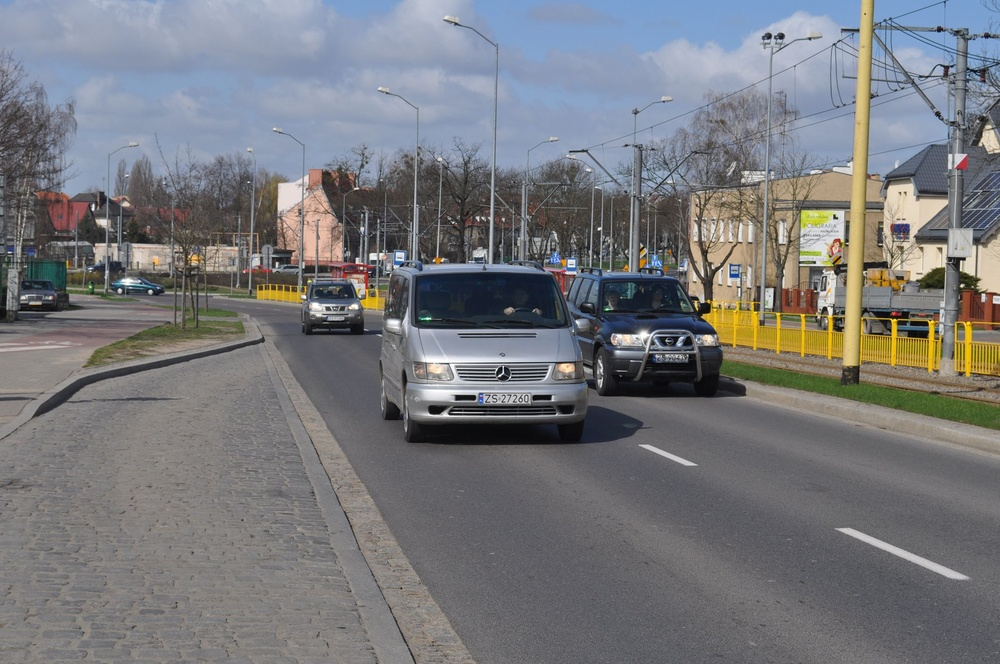
#> input picture img/DSC_0377.jpg, 1000 x 664 px, shrunk from 2144 x 1424 before the run
$ python -i infiltrator.py   (imports and definitions only)   (Python 2 division)
#> lines starting #> are read from the running program, lines starting #| are printed output that depends on the picture; after the words box and inside, x2 and y2 are one past the last pixel; in counts of white or black regions, pixels touching at a corner belong together
import cv2


class Infiltrator:
    def procimfess(self, path):
#> called with path = '../img/DSC_0377.jpg'
        print path
        img = cv2.imread(path)
#> img is the input picture: shape (664, 1000, 3); mean B, G, R 123.8, 120.4, 119.2
        imgray = cv2.cvtColor(img, cv2.COLOR_BGR2GRAY)
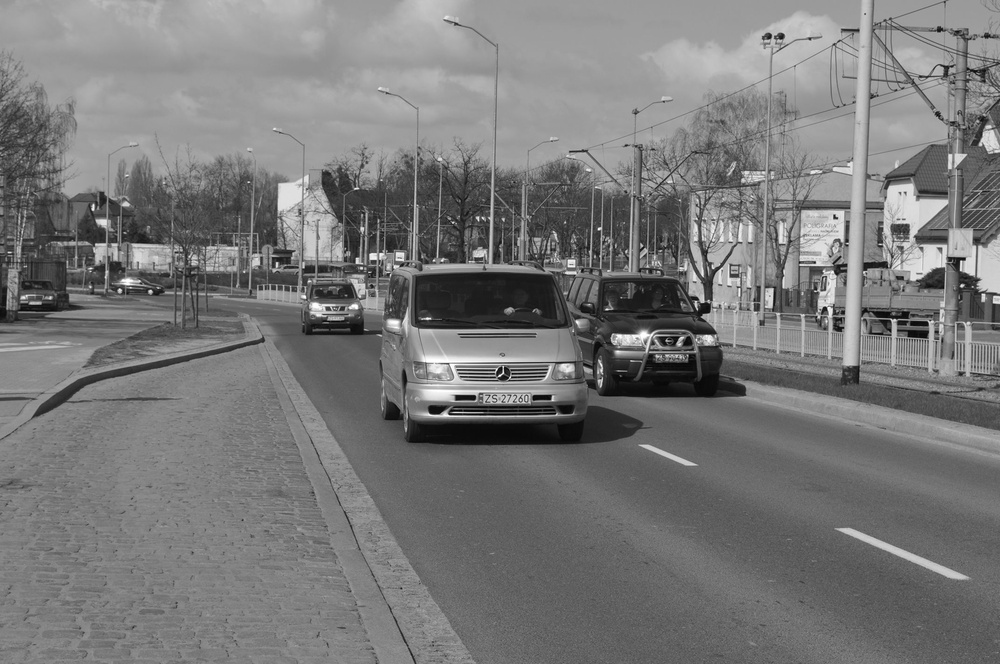
#> imgray: shape (664, 1000); min 0, max 255, mean 120.4
        canny = cv2.Canny(imgray, 100, 100)
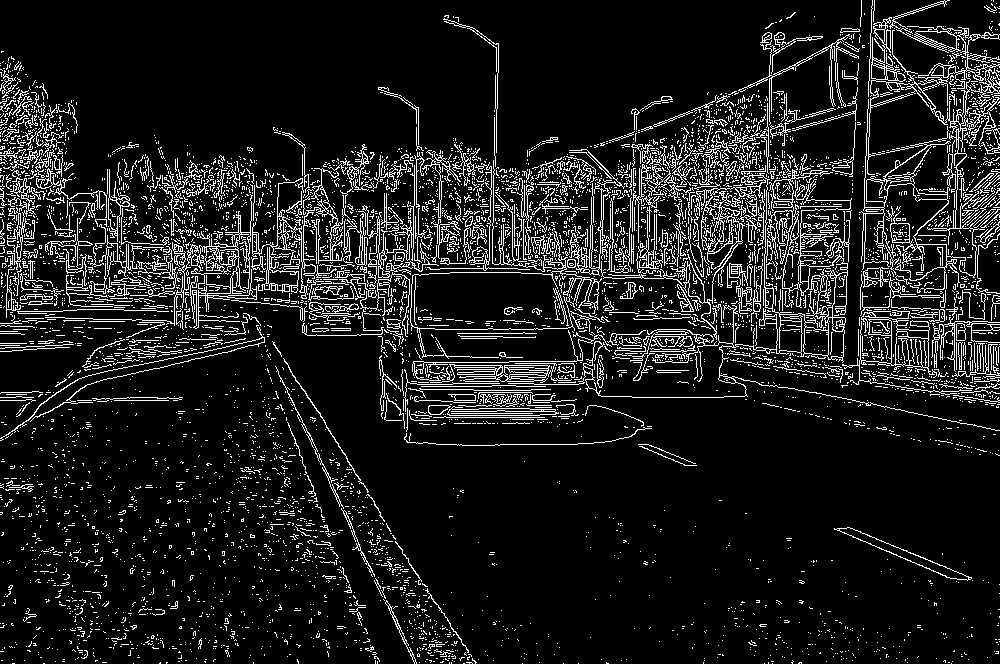
#> canny: shape (664, 1000); 10.9% white in thin lines or dots

        contours, hierarchy = cv2.findContours(canny, cv2.RETR_CCOMP, cv2.CHAIN_APPROX_SIMPLE)
#> contours = 7277 contours, 6958 with area under 20; largest, box (x1, y1, x2, y2) and area: (859, 17, 1000, 293) 5648, (508, 173, 1000, 431) 4770, (842, 310, 972, 395) 1868, (922, 70, 989, 124) 1615, (45, 194, 257, 329) 1272
        max_area = 0

        for contour in contours:
            area = cv2.contourArea(contour)

            #TODO: histogram here
            if area > max_area:
                max_area = area
                bar = contour
#> this loop made 7277 passes
#> (area, max_area) on passes 727, 1301, 3091: (137, 137), (1018, 1018), (1867.5, 1867.5)
#> after the loop, bar = contour of 2424 points, box (x1, y1, x2, y2) (859, 17, 1000, 293), area 5648; max_area = 5648

        bound_rect = cv2.boundingRect(bar)
#> bound_rect = (859, 17, 141, 276)
        pt1 = (bound_rect[0], bound_rect[1])
#> pt1 = (859, 17)
        pt2 = (bound_rect[0] + bound_rect[2], bound_rect[1] + bound_rect[3])
#> pt2 = (1000, 293)

        cv2.rectangle(img, pt1, pt2, (255, 255, 0), 2)
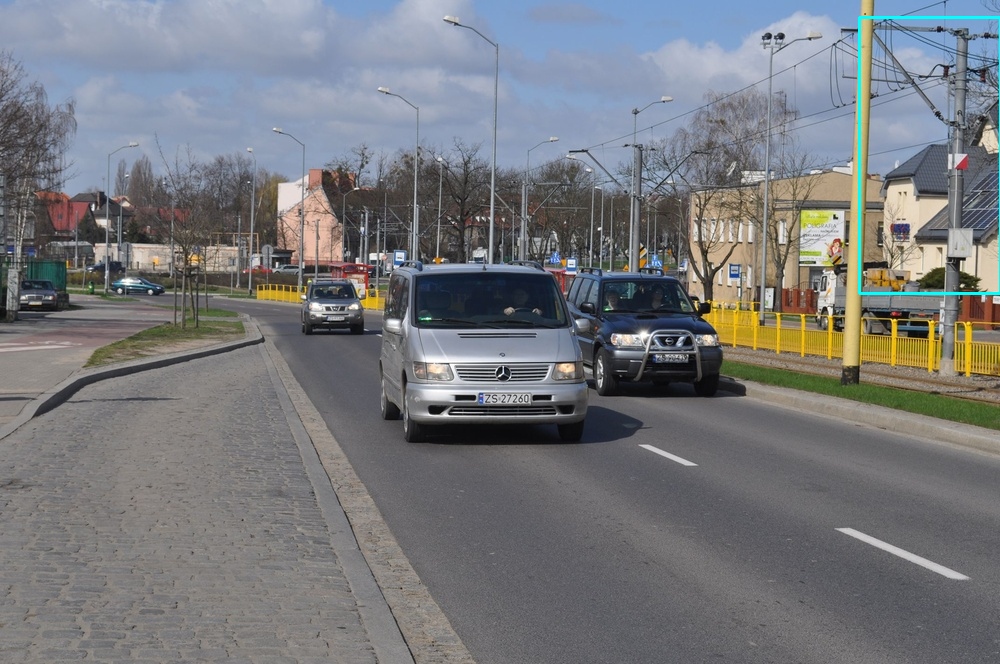
#> img: shape (664, 1000, 3); 0.29% of pixels changed, all inside (x1, y1, x2, y2) = (858, 16, 1000, 295)
        cv2.imshow('image', img)
        cv2.waitKey(0)

>>> result = Infiltrator().procimfess('../img/DSC_0377.jpg')

$ run again, on img/DSC_0378.jpg
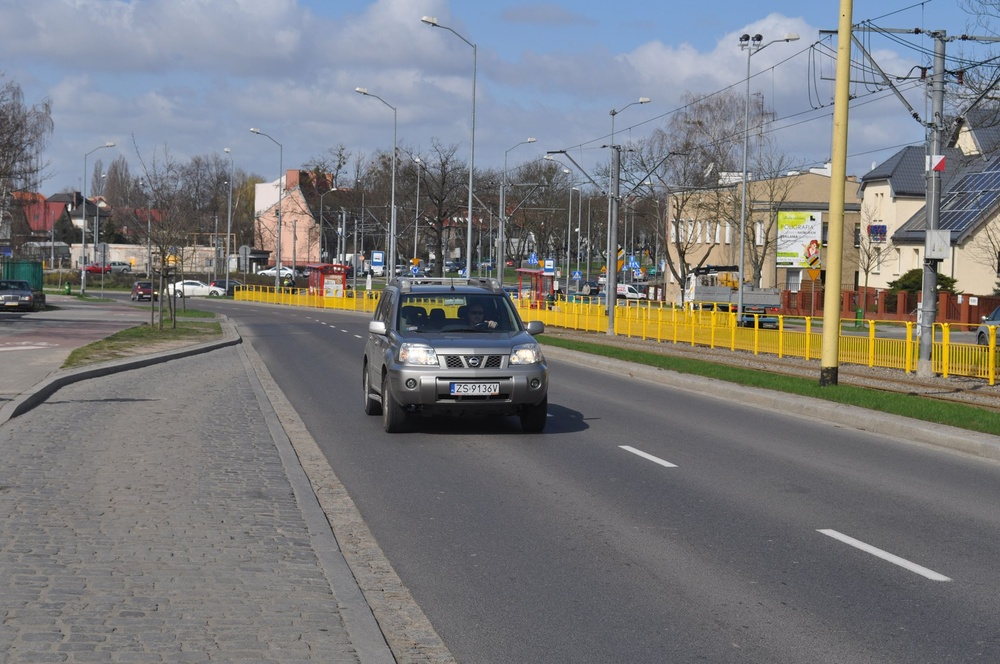
#> input picture img/DSC_0378.jpg, 1000 x 664 px, shrunk from 2144 x 1424 before the run
#> in procimfess, img is the input picture: shape (664, 1000, 3); mean B, G, R 123.3, 121.7, 121.1
#> in procimfess, `canny = cv2.Canny(imgray, 100, 100)`:
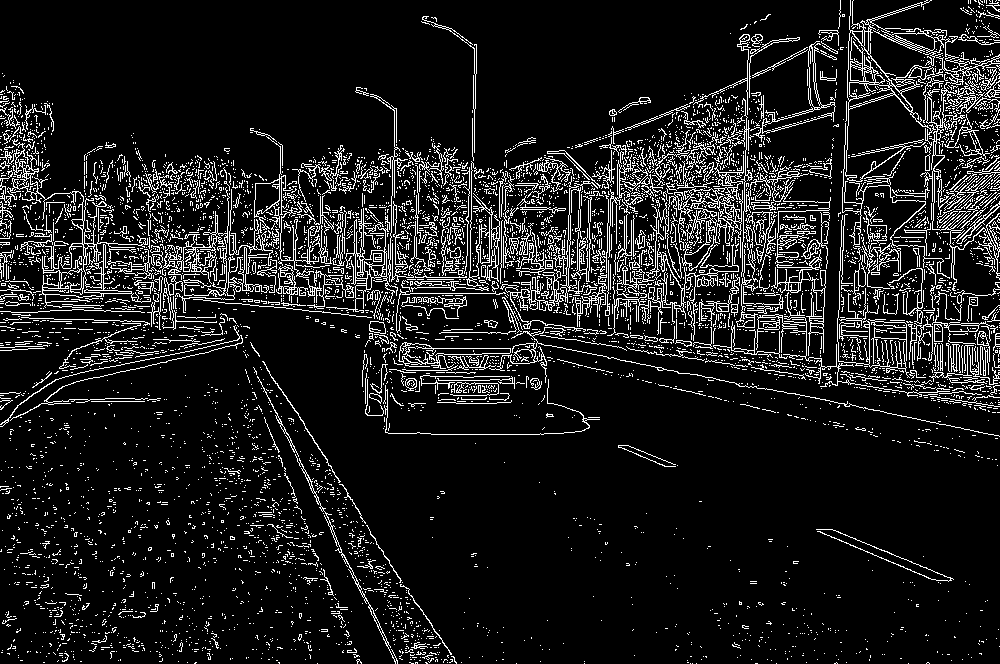
#> canny: shape (664, 1000); 10.7% white in thin lines or dots
#> contours = 7263 contours, 6921 with area under 20; largest, box (x1, y1, x2, y2) and area: (845, 0, 1000, 182) 6636, (7, 139, 151, 309) 2747, (867, 19, 965, 87) 2552, (398, 342, 511, 369) 1092, (399, 342, 511, 365) 1004
#> the loop in procimfess, `for contour in contours:` made 7263 passes
#> (area, max_area) on passes 786, 1179, 1651, 2599: (37.5, 37.5), (46.5, 46.5), (316, 316), (1092.5, 1092.5)
#> after the loop in procimfess, `for contour in contours:`: bar = contour of 1124 points, box (x1, y1, x2, y2) (845, 0, 1000, 182), area 6636; max_area = 6635.5
#> bound_rect = (845, 0, 155, 182)
#> pt1 = (845, 0)
#> pt2 = (1000, 182)
#> in procimfess, `cv2.rectangle(img, pt1, pt2, (255, 255, 0), 2)`:
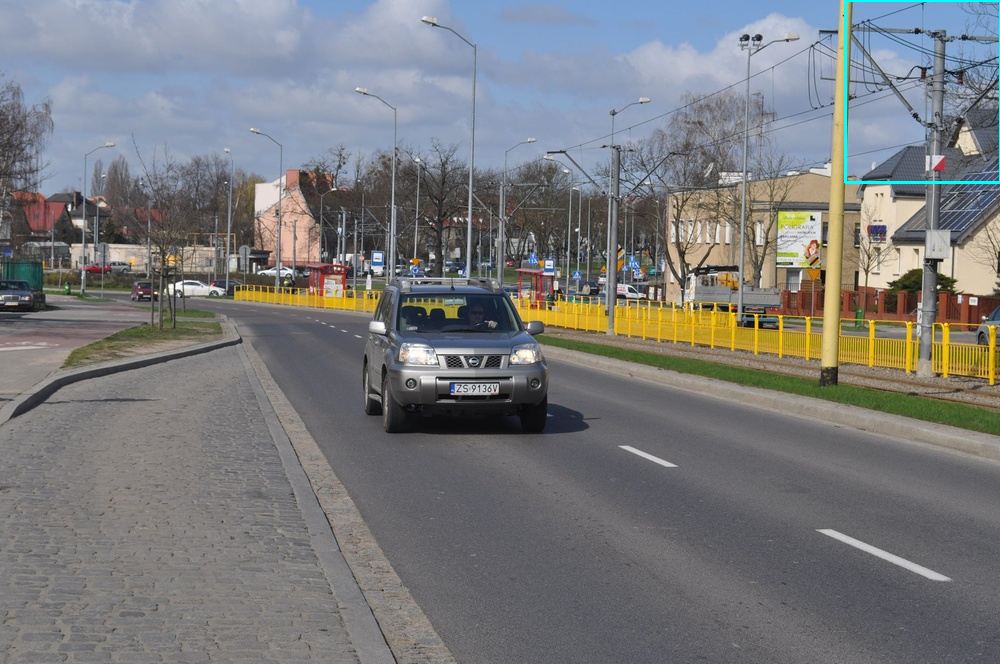
#> img: shape (664, 1000, 3); 0.23% of pixels changed, all inside (x1, y1, x2, y2) = (844, 0, 1000, 184)

$ run again, on img/DSC_0379.jpg
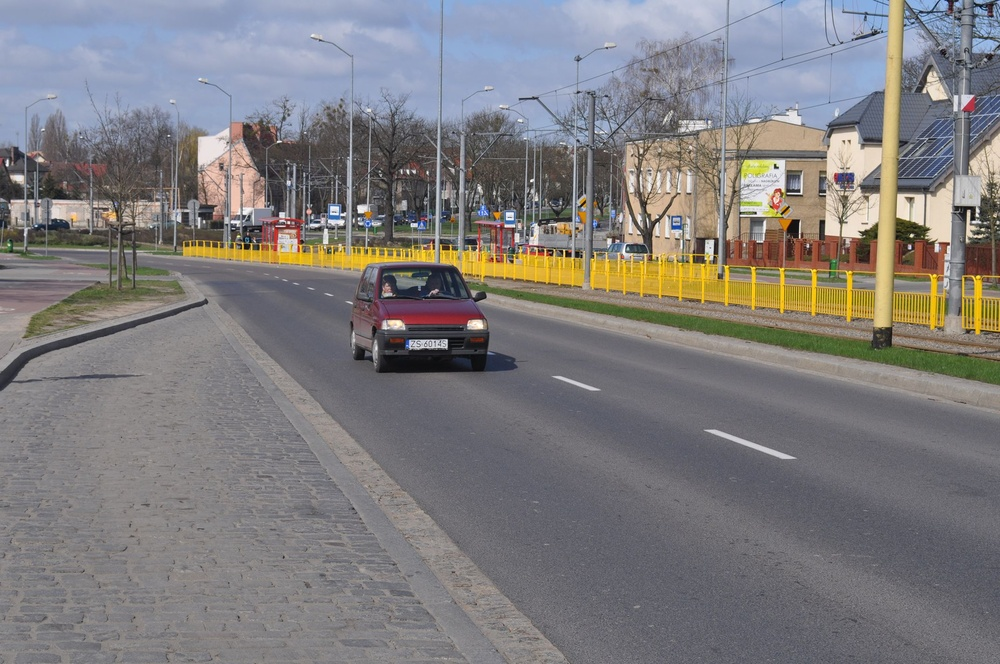
#> input picture img/DSC_0379.jpg, 1000 x 664 px, shrunk from 2144 x 1424 before the run
#> in procimfess, img is the input picture: shape (664, 1000, 3); mean B, G, R 125.6, 124.5, 126.8
#> in procimfess, `canny = cv2.Canny(imgray, 100, 100)`:
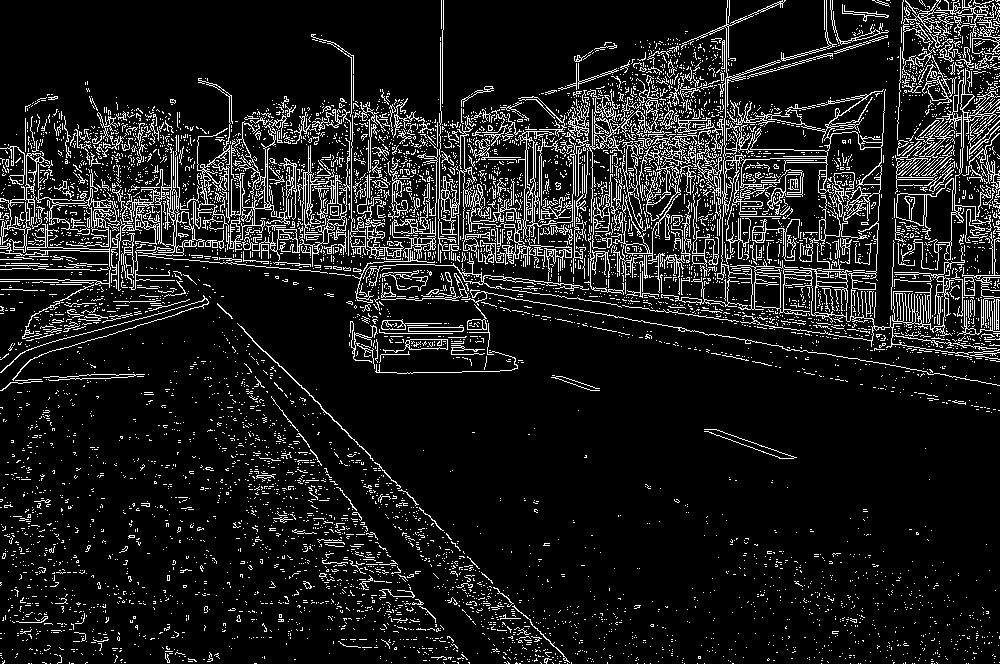
#> canny: shape (664, 1000); 11% white in thin lines or dots
#> contours = 8323 contours, 8025 with area under 20; largest, box (x1, y1, x2, y2) and area: (661, 0, 1000, 360) 23075, (721, 131, 882, 322) 18796, (112, 154, 205, 291) 1234, (0, 153, 50, 253) 1087, (352, 217, 436, 303) 852
#> the loop in procimfess, `for contour in contours:` made 8323 passes
#> (area, max_area) on passes 967, 3100, 3183: (43.5, 43.5), (46.5, 46.5), (381.5, 381.5)
#> after the loop in procimfess, `for contour in contours:`: bar = contour of 2605 points, box (x1, y1, x2, y2) (661, 0, 1000, 360), area 23075; max_area = 23075
#> bound_rect = (661, 0, 339, 360)
#> pt1 = (661, 0)
#> pt2 = (1000, 360)
#> in procimfess, `cv2.rectangle(img, pt1, pt2, (255, 255, 0), 2)`:
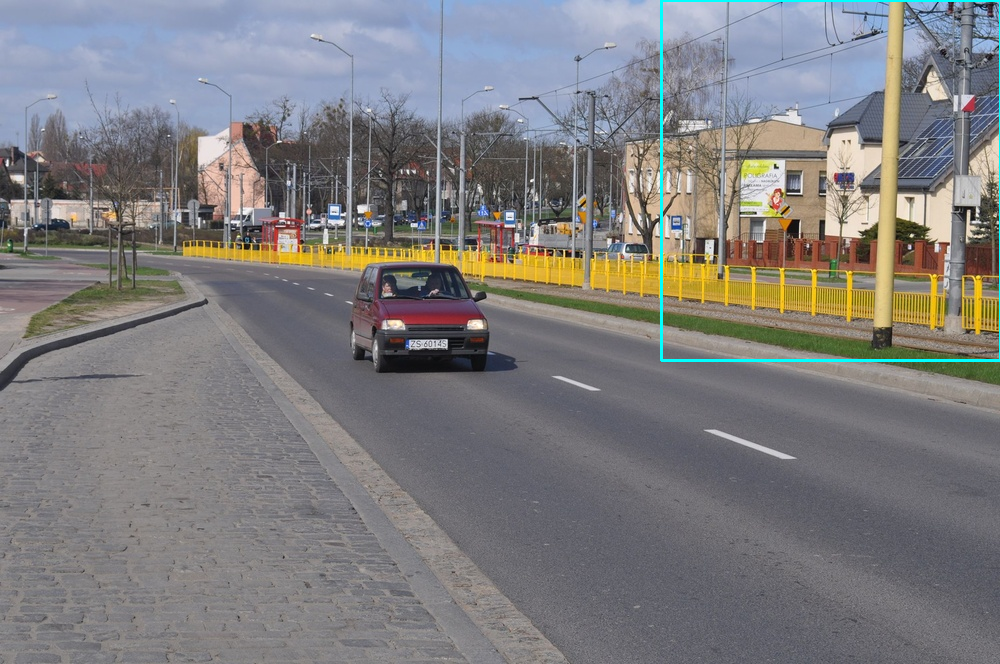
#> img: shape (664, 1000, 3); 0.47% of pixels changed, all inside (x1, y1, x2, y2) = (660, 0, 1000, 362)

$ run again, on img/DSC_0380.jpg
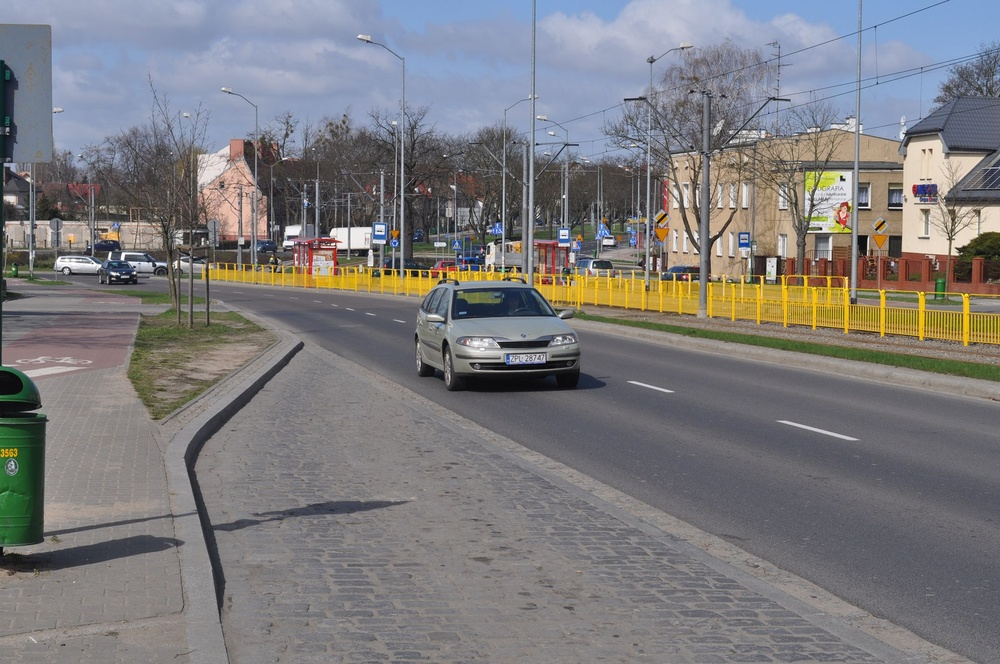
#> input picture img/DSC_0380.jpg, 1000 x 664 px, shrunk from 2144 x 1424 before the run
#> in procimfess, img is the input picture: shape (664, 1000, 3); mean B, G, R 124.7, 123, 124.2
#> in procimfess, `canny = cv2.Canny(imgray, 100, 100)`:
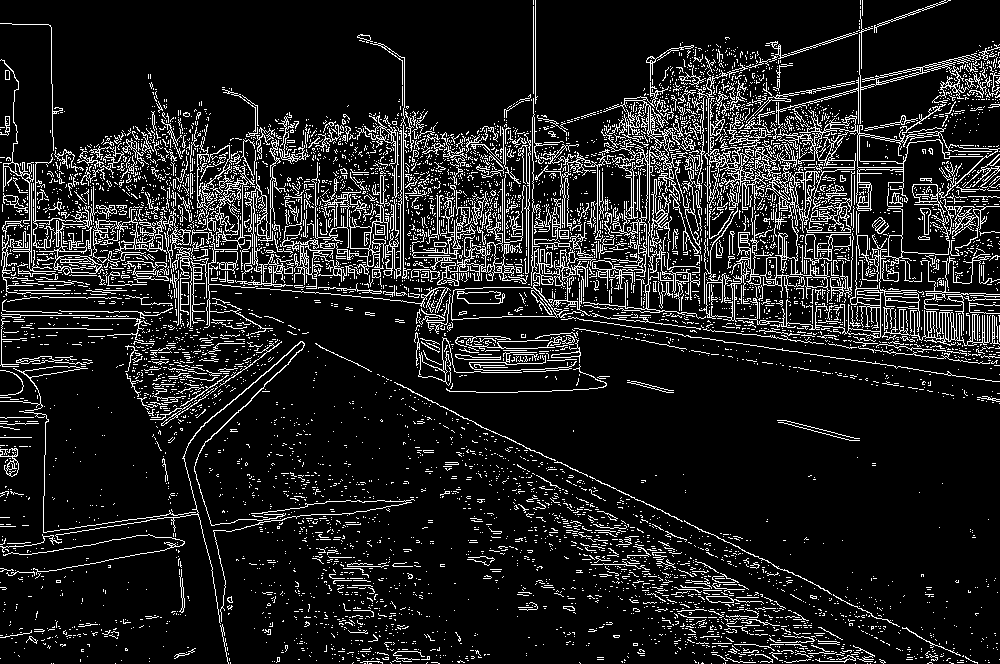
#> canny: shape (664, 1000); 12.1% white in thin lines or dots
#> contours = 8176 contours, 7802 with area under 20; largest, box (x1, y1, x2, y2) and area: (451, 98, 596, 321) 3218, (451, 287, 557, 320) 2775, (603, 82, 705, 311) 2746, (776, 104, 983, 233) 2069, (615, 152, 648, 235) 1222
#> the loop in procimfess, `for contour in contours:` made 8176 passes
#> (area, max_area) on passes 389, 523, 826, 935, 2315, 2769, 3134, 3482: (20.5, 20.5), (21.5, 21.5), (33, 33), (141, 141), (171, 171), (326.5, 326.5), (441, 441), (854, 854)
#> after the loop in procimfess, `for contour in contours:`: bar = contour of 824 points, box (x1, y1, x2, y2) (451, 98, 596, 321), area 3218; max_area = 3217.5
#> bound_rect = (451, 98, 145, 223)
#> pt1 = (451, 98)
#> pt2 = (596, 321)
#> in procimfess, `cv2.rectangle(img, pt1, pt2, (255, 255, 0), 2)`:
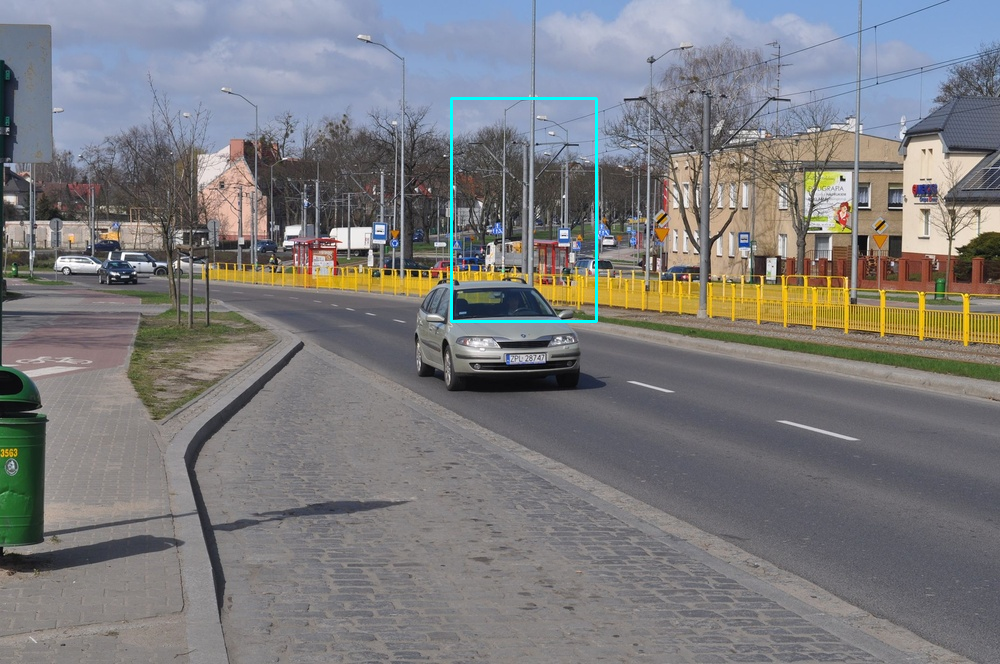
#> img: shape (664, 1000, 3); 0.33% of pixels changed, all inside (x1, y1, x2, y2) = (450, 97, 598, 323)
